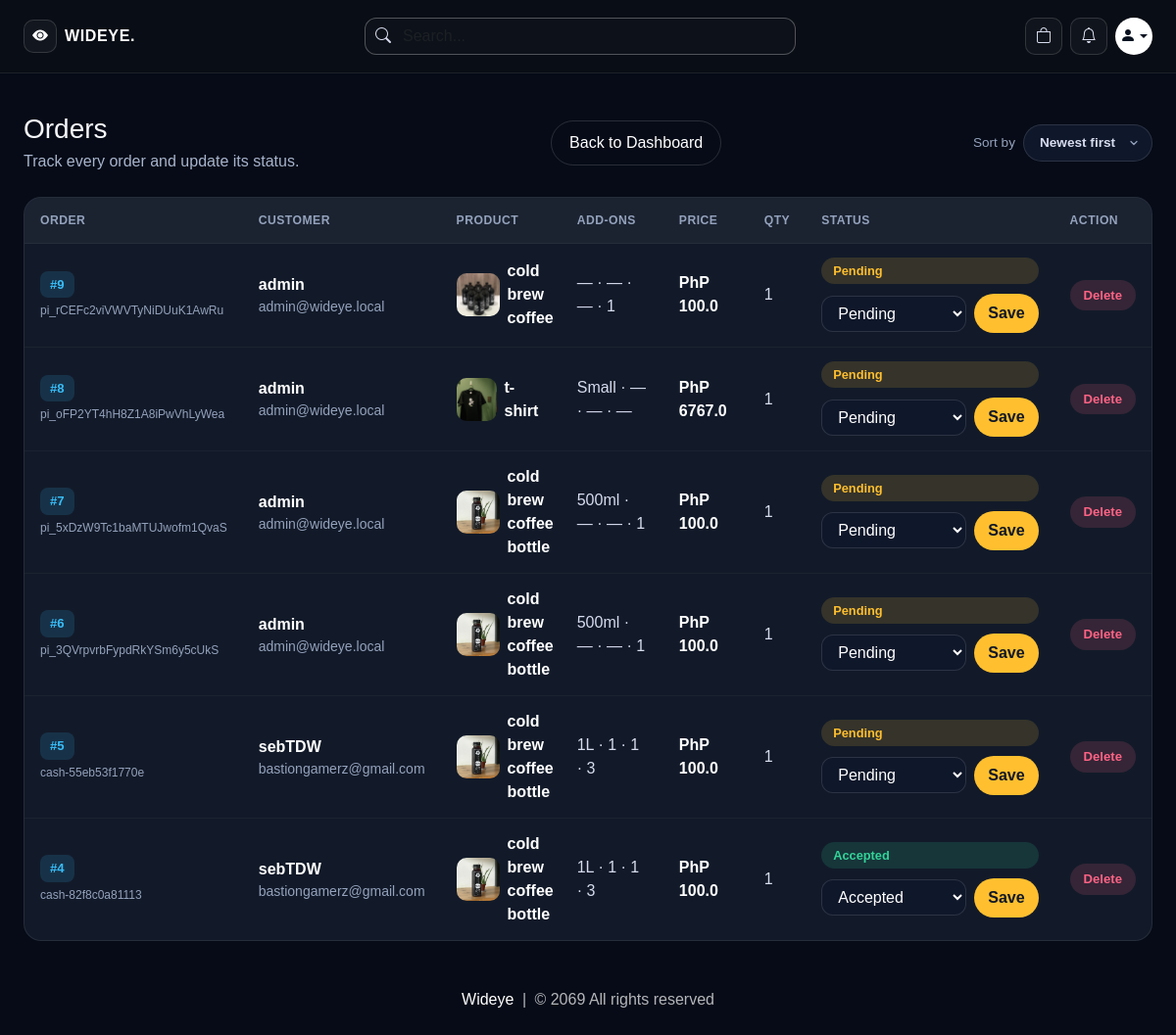
The page /view-orders (signed in) on the database its author committed.
### website/models.py (models this page shows, shortened)
class Order(db.Model):
    id = db.Column(db.Integer, primary_key=True)
    quantity = db.Column(db.Integer, nullable=False)
    size = db.Column(db.String(100), nullable=False, default='')
    sugar = db.Column(db.String(100), nullable=False, default='')
    milk = db.Column(db.String(100), nullable=False, default='')
    shot = db.Column(db.String(100), nullable=False, default='')
    price = db.Column(db.Float, nullable=False)
    status = db.Column(db.String(100), nullable=False)
    payment_method = db.Column(db.String(50), nullable=False, default='cashless')
    payment_id = db.Column(db.String(1000), nullable=False)
    date_placed = db.Column(db.DateTime, default=datetime.utcnow)
    customer_link= db.Column(db.Integer, db.ForeignKey('customer.id'), nullable=False)
    product_link = db.Column(db.Integer, db.ForeignKey('product.id'), nullable=False)

class Customer(db.Model, UserMixin):
    id = db.Column(db.Integer, primary_key=True)
    email = db.Column(db.String(100), unique=True)
    username = db.Column(db.String(100))
    password_hash = db.Column(db.String(150))
    is_admin = db.Column(db.Boolean, default=False, nullable=False)
    face_profile_name = db.Column(db.String(100))
    usual_product_id = db.Column(db.Integer, db.ForeignKey('product.id'), nullable=True)
    date_joined = db.Column(db.DateTime(), default=datetime.utcnow)
    cart_items = db.relationship('Cart', backref=db.backref('customer', lazy=True))
    orders = db.relationship('Order', backref=db.backref('customer', lazy=True))
    usual_product = db.relationship('Product', foreign_keys=[usual_product_id])
    usual_items = db.relationship(
        'UsualOrderItem',
        backref=db.backref('customer', lazy=True),
        cascade='all, delete-orphan',
        order_by='UsualOrderItem.id'
    )
    @property
    def password(self):
        raise AttributeError('Password is not a readable Attribute')

class Product(db.Model):
    id = db.Column(db.Integer, primary_key=True)
    product_name = db.Column(db.String(100), nullable=False)
    current_price = db.Column(db.Float, nullable=False)
    previous_price = db.Column(db.Float, nullable=False)
    in_stock = db.Column(db.Integer, nullable=False)
    size = db.Column(db.String(500), nullable=False, default='')
    sugar = db.Column(db.String(500), nullable=False, default='')
    milk = db.Column(db.String(500), nullable=False, default='')
    shot = db.Column(db.String(500), nullable=False, default='')
    product_picture = db.Column(db.Text, nullable=False)
    flash_sale = db.Column(db.Boolean, default=False)
    date_added = db.Column(db.DateTime, default=datetime.utcnow)
    carts = db.relationship('Cart', backref=db.backref('product', lazy=True))
    orders = db.relationship('Order', backref=db.backref('product', lazy=True))
    usual_items = db.relationship('UsualOrderItem', backref=db.backref('product', lazy=True))

### website/admin.py (the view)
@admin.route('/view-orders')
@login_required
def order_view():
    if current_user_is_admin():
        sort = request.args.get('sort', 'desc')
        if sort == 'asc':
            orders = Order.query.order_by(Order.id.asc()).all()
        else:
            orders = Order.query.order_by(Order.id.desc()).all()
        order_form = OrderForm()
        return render_template(
            'view_orders.html',
            orders=orders,
            get_product_image=get_product_image,
            order_form=order_form,
            sort=sort,
        )
    return render_template('404.html')

### website/forms.py
class OrderForm(FlaskForm):
    order_status = SelectField('Order Status', choices=[('Pending', 'Pending'), ('Accepted', 'Accepted'),
                                                        ('Out for delivery', 'Out for delivery'),
                                                        ('Delivered', 'Delivered'), ('Canceled', 'Canceled')])
    update = SubmitField('Update Status')

### website/admin.py (called while the page is built)
def current_user_is_admin():
    return current_user.is_authenticated and bool(getattr(current_user, 'is_admin', False))

### website/views.py (called while the page is built)
def parse_options(csv_string):
    if not csv_string:
        return []
    return [opt.strip() for opt in str(csv_string).split(',') if opt.strip()]

def get_product_image(product, selected_size=''):
    images = parse_options(product.product_picture) if product.product_picture else []
    if not images:
        return '/media/default.jpg'
    if not selected_size:
        return images[0]
    sizes = parse_options(product.size)
    if selected_size in sizes:
        idx = sizes.index(selected_size)
        return images[idx] if idx < len(images) else images[-1]
    return images[0]

### website/templates/view_orders.html (shortened to what this page needs)
{% extends 'base.html' %}
{% block body %}
<div class="wideye-shell py-4">
    <div class="d-flex flex-wrap align-items-center justify-content-between gap-3 mb-4">
        <div>
            <h1 class="h3 mb-1">Orders</h1>
            <p style="color:#a8b4cc;" class="mb-0">Track every order and update its status.</p>
        </div>
        <a href="/admin-page" style="border:1px solid rgba(255,255,255,0.14);border-radius:999px;padding:10px 18px;color:#fff;">Back to Dashboard</a>
        <form method="GET" action="/view-orders" class="d-flex align-items-center gap-2">
            <label for="sortSelect" style="color:#94a2bc;font-size:0.85rem;white-space:nowrap;margin:0;">Sort by</label>
            <select id="sortSelect" name="sort" class="wideye-sort-select" onchange="this.form.submit()">
                <option value="desc" {% if sort == 'desc' %}selected{% endif %}>Newest first</option>
            </select>
        </form>
    </div>
    {% if orders | length < 1 %}
    <div class="text-center py-5">
        <h3>No orders yet.</h3>
    </div>
    {% else %}
    <div class="wideye-order-wrap">
        <table class="wideye-order-table">
            <thead>
                <tr>
                    <th>Order</th>
                    <th>Customer</th>
                    <th>Product</th>
                    <th>Add-ons</th>
                    <th>Price</th>
                    <th>Qty</th>
                    <th>Status</th>
                    <th>Action</th>
                </tr>
            </thead>
            <tbody>
                {% for order in orders %}
                <tr>
                    <td>
                        <span class="wideye-order-id">#{{ order.id }}</span>
                        <small class="d-block mt-1" style="color:#94a2bc;font-size:0.75rem;">{{ order.payment_id }}</small>
                    </td>
                    <td>
                        <span style="color:#fff;font-weight:600;">{{ order.customer.username }}</span>
                        <small class="d-block" style="color:#94a2bc;">{{ order.customer.email }}</small>
                    </td>
                    <td>
                        <div class="d-flex align-items-center gap-2">
                            <img class="wideye-order-img" src="{{ get_product_image(order.product, order.size) }}" alt="{{ order.product.product_name }}">
                            <span style="color:#fff;font-weight:600;">{{ order.product.product_name }}</span>
                        </div>
                    </td>
                    <td>{{ order.size if order.size else '—' }} · {{ order.sugar if order.sugar else '—' }} · {{ order.milk if order.milk else '—' }} · {{ order.shot if order.shot else '—' }}</td>
                    <td style="font-weight:600;color:#fff;">PhP {{ order.price }}</td>
                    <td>{{ order.quantity }}</td>
                    <td>
                        {% set s = order.status | lower %}
                        <div class="wideye-status-stack">
                            <span class="wideye-status {% if s == 'pending' %}wideye-status-pending{% elif s == 'accepted' %}wideye-status-accepted{% elif s == 'delivered' %}wideye-status-delivered{% elif s == 'canceled' %}wideye-status-canceled{% else %}wideye-status-pending{% endif %}">
                                {{ order.status }}
                            </span>
                            <form method="POST" action="/update-order/{{ order.id }}" class="wideye-status-form">
                                <select name="order_status" class="wideye-status-select" aria-label="Update status for order {{ order.id }}">
                                    {% for value, label in order_form.order_status.choices %}
                                    <option value="{{ value }}" {% if order.status == value %}selected{% endif %}>{{ label }}</option>
                                    {% endfor %}
                                </select>
                                <button type="submit" class="wideye-status-save">Save</button>
                            </form>
                        </div>
                    </td>
                    <td>
                        <div class="d-flex gap-2">
                            <a href="/delete-order/{{ order.id }}" class="wideye-order-action" style="background:rgba(255,99,132,0.15);color:#ff6384;" onclick="return confirm('Delete order #{{ order.id }}?')">Delete</a>
                        </div>
                    </td>
                </tr>
                {% endfor %}
            </tbody>
        </table>
    </div>
    {% endif %}
</div>
{% endblock %}

### website/templates/base.html (style rules this page uses)
* { box-sizing: border-box; }
html { -webkit-text-size-adjust: 100%; }
body { background: #060b17; color: #f6f7fb; min-height: 100vh; font-family: Arial, Helvetica, sans-serif; overflow-x: hidden; }
a { text-decoration: none; }
img, iframe, canvas, video { max-width: 100%; }
.wideye-shell { width: min(calc(100% - clamp(1rem, 4vw, 3rem)), 1280px); margin: 0 auto; }

### website/templates/view_orders.html (style rules this page uses)
.wideye-order-wrap { background: #121a29; border: 1px solid rgba(255, 255, 255, 0.08); border-radius: 18px; overflow-x: auto; }
.wideye-order-table { width: 100%; border-collapse: collapse; margin: 0; min-width: 900px; }
.wideye-order-table thead { background: rgba(255, 255, 255, 0.04); }
.wideye-order-table th { padding: 14px 16px; font-size: 0.76rem; text-transform: uppercase; letter-spacing: 0.04em; color: #94a2bc; font-weight: 600; border-bottom: 1px solid rgba(255, 255, 255, 0.08); white-space: nowrap; }
.wideye-order-table td { padding: 14px 16px; color: #d7dcee; border-bottom: 1px solid rgba(255, 255, 255, 0.04); vertical-align: middle; }
.wideye-order-table tbody tr:last-child td { border-bottom: none; }
.wideye-order-id { background: rgba(56, 189, 248, 0.15); color: #38bdf8; font-weight: 700; font-size: 0.82rem; padding: 4px 10px; border-radius: 8px; display: inline-block; }
.wideye-order-img { width: 44px; height: 44px; border-radius: 10px; object-fit: cover; }
.wideye-status { display: inline-block; padding: 4px 12px; border-radius: 999px; font-size: 0.8rem; font-weight: 600; }
.wideye-status-pending { background: rgba(255,191,47,0.15); color: #ffbf2f; }
.wideye-status-accepted { background: rgba(52,211,153,0.15); color: #34d399; }
.wideye-order-action { background: #24324b; color: #ffffff; padding: 6px 14px; border-radius: 999px; font-weight: 700; font-size: 0.82rem; white-space: nowrap; }
.wideye-status-stack { display: grid; gap: 10px; min-width: 220px; }
.wideye-status-form { display: flex; flex-wrap: wrap; gap: 8px; align-items: center; }
.wideye-status-select { flex: 1 1 140px; min-width: 0; border-radius: 12px; border: 1px solid rgba(255, 255, 255, 0.12); background: #0f172a; color: #ffffff; padding: 8px 12px; box-shadow: none; }
.wideye-status-save { border: none; border-radius: 999px; background: #ffbf2f; color: #111827; font-weight: 700; padding: 8px 14px; white-space: nowrap; }
.wideye-sort-select { background: #0f172a; color: #d7dcee; border: 1px solid rgba(255, 255, 255, 0.12); border-radius: 999px; padding: 8px 16px; font-size: 0.85rem; font-weight: 600; cursor: pointer; appearance: none; background-repeat: no-repeat; background-position: right 12px center; padding-right: 36px; }

### rows shown on the page
Order: id "9", payment_id "pi_rCEFc2viVWVTyNiDUuK1AwRu", customer.username "admin", customer.email "admin@wideye.local", size.product_picture (picture), product.product_name "cold brew coffee", size "—", sugar "—", milk "—", shot "1", price "100.0", quantity "1", status "Pending", order_status "Pending"
Order: id "8", payment_id "pi_oFP2YT4hH8Z1A8iPwVhLyWea", customer.username "admin", customer.email "admin@wideye.local", size.size (picture), product.product_name "t-shirt", size "Small", sugar "—", milk "—", shot "—", price "6767.0", quantity "1", status "Pending", order_status "Pending"
Order: id "7", payment_id "pi_5xDzW9Tc1baMTUJwofm1QvaS", customer.username "admin", customer.email "admin@wideye.local", size.size (picture), product.product_name "cold brew coffee bottle", size "500ml", sugar "—", milk "—", shot "1", price "100.0", quantity "1", status "Pending", order_status "Pending"
Order: id "6", payment_id "pi_3QVrpvrbFypdRkYSm6y5cUkS", customer.username "admin", customer.email "admin@wideye.local", size.size (picture), product.product_name "cold brew coffee bottle", size "500ml", sugar "—", milk "—", shot "1", price "100.0", quantity "1", status "Pending", order_status "Pending"
Order: id "5", payment_id "cash-55eb53f1770e", customer.username "sebTDW", customer.email "bastiongamerz@gmail.com", size.size (picture), product.product_name "cold brew coffee bottle", size "1L", sugar "1", milk "1", shot "3", price "100.0", quantity "1", status "Pending", order_status "Pending"
Order: id "4", payment_id "cash-82f8c0a81113", customer.username "sebTDW", customer.email "bastiongamerz@gmail.com", size.size (picture), product.product_name "cold brew coffee bottle", size "1L", sugar "1", milk "1", shot "3", price "100.0", quantity "1", status "Accepted", order_status "Accepted"
